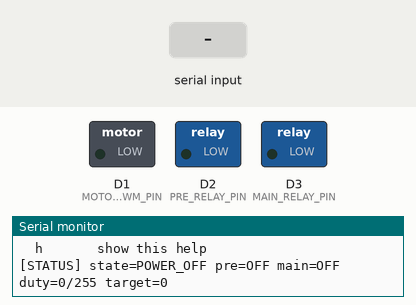
Simulated run of this sketch. Board: Seeed XIAO (SAMD21). Shown: switched loads named in the sketch (green lamp = pin HIGH), the last lines printed to the serial monitor. Inputs (shaded band) come from the test bench.

Above: at 1.2 s.
1.3 s: "s\n" received over Serial
At 2.2 s:
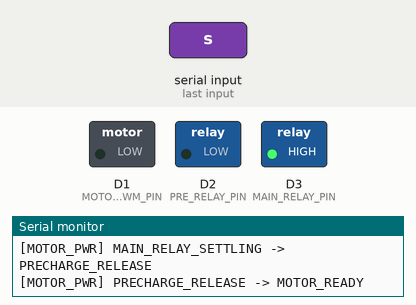
3.4 s: "+\n" received over Serial
At 4.5 s:
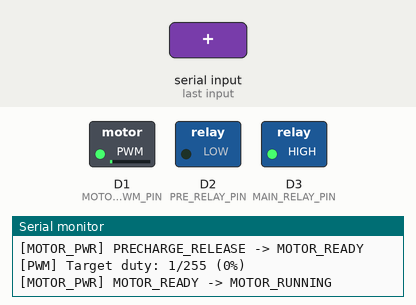
4.9 s: "x\n" received over Serial
At 6.5 s:
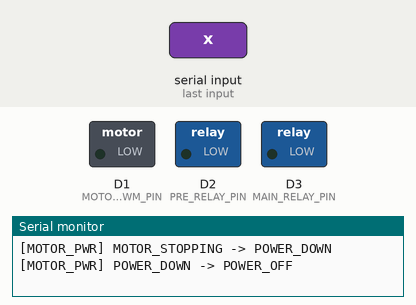
Timing chart, 0 to 8.0 s (numbered marks = the images above; inputs shaded):
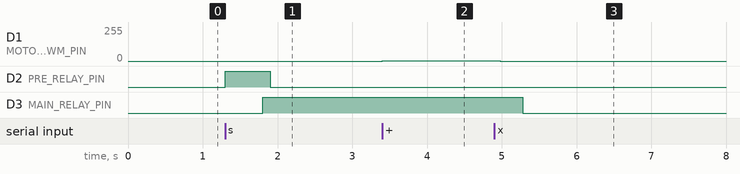

Measured:
- after the input at 1.3 s, D2 (PRE_RELAY_PIN): LOW → HIGH at once, → LOW 0.60 s later; D3 (MAIN_RELAY_PIN): LOW → HIGH after 0.50 s
- after the input at 3.4 s, D1 (MOTOR_PWM_PIN): 0/255 → 1/255 at once
- after the input at 4.9 s, D1 (MOTOR_PWM_PIN): 1/255 → 0/255 after 0.08 s; D3 (MAIN_RELAY_PIN): HIGH → LOW after 0.38 s

The sketch:

motor_pwm_test.ino
```cpp
// Moon Observe motor PWM bench test for Seeed Studio XIAO SAMD21.
// Serial Monitor: 115200 baud, Newline (or Both NL & CR).
// Commands: s=start power sequence, x=soft stop and power off,
//           p <0..255>=target PWM duty, +=increase 1, -=decrease 1,
//           ?=status, h=help.
// PWM uses the Arduino core's analogWrite frequency and 3.3 V logic.
// This sketch assumes HIGH-active PWM; verify the driver's input requirements.

#include "board_config.h"
#include <stdlib.h>
#include <string.h>

enum class MotorPowerState : uint8_t {
  POWER_OFF,
  PRECHARGING,
  MAIN_RELAY_SETTLING,
  PRECHARGE_RELEASE,
  MOTOR_READY,
  MOTOR_RUNNING,
  MOTOR_STOPPING,
  POWER_DOWN
};

// Explicit declarations keep Arduino's sketch preprocessor from placing
// prototypes using MotorPowerState before the enum definition.
const char* stateName(MotorPowerState state);
void enterPowerState(MotorPowerState nextState);

MotorPowerState powerState = MotorPowerState::POWER_OFF;
unsigned long stateStartedAt = 0;
unsigned long lastRampAt = 0;
unsigned long pwmZeroAt = 0;
bool pwmZeroAtValid = false;
uint8_t currentDuty = 0;
uint8_t targetDuty = 0;
bool preRelayOn = false;
bool mainRelayOn = false;

constexpr size_t COMMAND_BUFFER_SIZE = 32;
char commandBuffer[COMMAND_BUFFER_SIZE];
size_t commandLength = 0;
bool commandOverflow = false;
bool serialWasConnected = false;

bool pwmConfigured() {
  return MOTOR_PWM_PIN == D1 || MOTOR_PWM_PIN == D4 ||
         MOTOR_PWM_PIN == D5 || MOTOR_PWM_PIN == D6 ||
         MOTOR_PWM_PIN == D7 || MOTOR_PWM_PIN == D8 ||
         MOTOR_PWM_PIN == D9 || MOTOR_PWM_PIN == D10;
}

const char* stateName(MotorPowerState state) {
  switch (state) {
    case MotorPowerState::POWER_OFF: return "POWER_OFF";
    case MotorPowerState::PRECHARGING: return "PRECHARGING";
    case MotorPowerState::MAIN_RELAY_SETTLING: return "MAIN_RELAY_SETTLING";
    case MotorPowerState::PRECHARGE_RELEASE: return "PRECHARGE_RELEASE";
    case MotorPowerState::MOTOR_READY: return "MOTOR_READY";
    case MotorPowerState::MOTOR_RUNNING: return "MOTOR_RUNNING";
    case MotorPowerState::MOTOR_STOPPING: return "MOTOR_STOPPING";
    case MotorPowerState::POWER_DOWN: return "POWER_DOWN";
    default: return "INVALID";
  }
}

void setPreRelay(bool on) {
  digitalWrite(PRE_RELAY_PIN, on ? HIGH : LOW);
  preRelayOn = on;
}

void setMainRelay(bool on) {
  digitalWrite(MAIN_RELAY_PIN, on ? HIGH : LOW);
  mainRelayOn = on;
}

// The single PWM write path enforces the power-sequence interlock.
void setMotorPwm(uint8_t duty) {
  if (powerState != MotorPowerState::MOTOR_RUNNING &&
      powerState != MotorPowerState::MOTOR_STOPPING) {
    duty = 0;
  }
  currentDuty = duty;
  if (pwmConfigured()) {
    analogWrite(MOTOR_PWM_PIN, duty);
  }
}

void enterPowerState(MotorPowerState nextState) {
  const MotorPowerState previousState = powerState;

  switch (nextState) {
    case MotorPowerState::POWER_OFF:
    case MotorPowerState::POWER_DOWN:
      setMotorPwm(0);
      setPreRelay(false);
      setMainRelay(false);
      break;
    case MotorPowerState::PRECHARGING:
      setMotorPwm(0);
      setMainRelay(false);
      setPreRelay(true);
      break;
    case MotorPowerState::MAIN_RELAY_SETTLING:
      setMotorPwm(0);
      setPreRelay(true);
      setMainRelay(true);
      break;
    case MotorPowerState::PRECHARGE_RELEASE:
    case MotorPowerState::MOTOR_READY:
      setMotorPwm(0);
      setPreRelay(false);
      setMainRelay(true);
      break;
    case MotorPowerState::MOTOR_RUNNING:
    case MotorPowerState::MOTOR_STOPPING:
      // The main path must stay energized while PWM ramps.
      setPreRelay(false);
      setMainRelay(true);
      break;
    default:
      setMotorPwm(0);
      setPreRelay(false);
      setMainRelay(false);
      nextState = MotorPowerState::POWER_OFF;
      targetDuty = 0;
      break;
  }

  powerState = nextState;
  stateStartedAt = millis();
  if (nextState == MotorPowerState::MOTOR_READY) {
    lastRampAt = stateStartedAt - PWM_RAMP_INTERVAL_MS;
  }
  if (Serial) {
    Serial.print(F("[MOTOR_PWR] "));
    Serial.print(stateName(previousState));
    Serial.print(F(" -> "));
    Serial.println(stateName(powerState));
  }
}

void motorPowerInit() {
  // Load LOW into output latches before switching the pins to OUTPUT.
  if (pwmConfigured()) {
    digitalWrite(MOTOR_PWM_PIN, LOW);
    pinMode(MOTOR_PWM_PIN, OUTPUT);
    analogWriteResolution(8);
    analogWrite(MOTOR_PWM_PIN, 0);
  }
  digitalWrite(PRE_RELAY_PIN, LOW);
  digitalWrite(MAIN_RELAY_PIN, LOW);
  pinMode(PRE_RELAY_PIN, OUTPUT);
  pinMode(MAIN_RELAY_PIN, OUTPUT);
  preRelayOn = false;
  mainRelayOn = false;
  currentDuty = 0;
  targetDuty = 0;
  powerState = MotorPowerState::POWER_OFF;
  stateStartedAt = millis();
}

void motorPowerStart() {
  if (!pwmConfigured()) {
    Serial.println(F("[ERROR] Set MOTOR_PWM_PIN in board_config.h first."));
    return;
  }
  if (powerState == MotorPowerState::POWER_OFF) {
    enterPowerState(MotorPowerState::PRECHARGING);
  } else {
    Serial.println(F("[INFO] Already on or changing power state."));
  }
}

void motorPowerStop() {
  targetDuty = 0;
  if (powerState == MotorPowerState::POWER_OFF ||
      powerState == MotorPowerState::POWER_DOWN ||
      powerState == MotorPowerState::MOTOR_STOPPING) {
    return;
  }
  if (powerState == MotorPowerState::PRECHARGING ||
      powerState == MotorPowerState::MAIN_RELAY_SETTLING ||
      powerState == MotorPowerState::PRECHARGE_RELEASE) {
    enterPowerState(MotorPowerState::POWER_OFF);
    return;
  }
  const uint8_t stopFromDuty = currentDuty;
  enterPowerState(MotorPowerState::MOTOR_STOPPING);
  lastRampAt = millis();
  pwmZeroAtValid = false;
  Serial.print(F("[PWM] Gradual stop from duty "));
  Serial.println(stopFromDuty);
}

void setTargetDuty(uint8_t duty) {
  if (powerState == MotorPowerState::MOTOR_STOPPING ||
      powerState == MotorPowerState::POWER_DOWN) {
    Serial.println(F("[INFO] Stop in progress; wait for POWER_OFF."));
    return;
  }
  targetDuty = duty;
  Serial.print(F("[PWM] Target duty: "));
  Serial.print(targetDuty);
  Serial.print(F("/255 ("));
  Serial.print((100UL * targetDuty + 127) / 255);
  Serial.println(F("%)"));
  if (powerState == MotorPowerState::POWER_OFF) {
    Serial.println(F("[INFO] Send s to run the power sequence."));
  }
}

uint8_t approachDuty(uint8_t current, uint8_t target, uint8_t step) {
  if (current < target) {
    const uint16_t next = static_cast<uint16_t>(current) + step;
    return next < target ? static_cast<uint8_t>(next) : target;
  }
  if (current > target) {
    const int16_t next = static_cast<int16_t>(current) - step;
    return next > target ? static_cast<uint8_t>(next) : target;
  }
  return current;
}

void updateMotorRamp(unsigned long now) {
  if (now - lastRampAt < PWM_RAMP_INTERVAL_MS) return;
  lastRampAt = now;
  const bool stopping = powerState == MotorPowerState::MOTOR_STOPPING;
  const uint8_t requested = stopping ? 0 : targetDuty;
  const uint8_t step = stopping ? PWM_STOP_RAMP_STEP : PWM_RAMP_STEP;
  setMotorPwm(approachDuty(currentDuty, requested, step));
}

void motorPowerUpdate() {
  const unsigned long now = millis();
  const unsigned long elapsed = now - stateStartedAt;

  switch (powerState) {
    case MotorPowerState::POWER_OFF:
      break;
    case MotorPowerState::PRECHARGING:
      if (elapsed >= PRECHARGE_TIME_MS)
        enterPowerState(MotorPowerState::MAIN_RELAY_SETTLING);
      break;
    case MotorPowerState::MAIN_RELAY_SETTLING:
      if (elapsed >= MAIN_RELAY_SETTLE_MS)
        enterPowerState(MotorPowerState::PRECHARGE_RELEASE);
      break;
    case MotorPowerState::PRECHARGE_RELEASE:
      if (elapsed >= POST_PRECHARGE_OFF_MS)
        enterPowerState(MotorPowerState::MOTOR_READY);
      break;
    case MotorPowerState::MOTOR_READY:
      if (targetDuty > 0) {
        enterPowerState(MotorPowerState::MOTOR_RUNNING);
        updateMotorRamp(now);
      }
      break;
    case MotorPowerState::MOTOR_RUNNING:
      updateMotorRamp(now);
      if (currentDuty == 0 && targetDuty == 0)
        enterPowerState(MotorPowerState::MOTOR_READY);
      break;
    case MotorPowerState::MOTOR_STOPPING:
      updateMotorRamp(now);
      if (currentDuty == 0 && !pwmZeroAtValid) {
        pwmZeroAt = now;
        pwmZeroAtValid = true;
        if (Serial) {
          Serial.print(F("[PWM] Duty is 0; waiting "));
          Serial.print(MOTOR_STOP_SETTLE_MS);
          Serial.println(F(" ms before power off"));
        }
      }
      if (pwmZeroAtValid && now - pwmZeroAt >= MOTOR_STOP_SETTLE_MS)
        enterPowerState(MotorPowerState::POWER_DOWN);
      break;
    case MotorPowerState::POWER_DOWN:
      enterPowerState(MotorPowerState::POWER_OFF);
      break;
    default:
      enterPowerState(MotorPowerState::POWER_OFF);
      break;
  }
}

void printStatus() {
  Serial.print(F("[STATUS] state="));
  Serial.print(stateName(powerState));
  Serial.print(F(" pre="));
  Serial.print(preRelayOn ? F("ON") : F("OFF"));
  Serial.print(F(" main="));
  Serial.print(mainRelayOn ? F("ON") : F("OFF"));
  Serial.print(F(" duty="));
  Serial.print(currentDuty);
  Serial.print(F("/255 target="));
  Serial.println(targetDuty);
}

void printHelp() {
  Serial.println(F("Commands (send newline):"));
  Serial.println(F("  s       start pre-charge and power on"));
  Serial.println(F("  p N     set target duty N=0..255"));
  Serial.println(F("  + / -   change target by 5"));
  Serial.println(F("  x       slow ramp to 0, wait 300 ms, power off"));
  Serial.println(F("  ?       show state and duty"));
  Serial.println(F("  h       show this help"));
}

void handleCommand(char* line) {
  while (*line == ' ' || *line == '\t') ++line;
  char* end = line + strlen(line);
  while (end > line && (end[-1] == ' ' || end[-1] == '\t')) *--end = '\0';

  if (*line == '\0') return;
  if (strcmp(line, "s") == 0) {
    motorPowerStart();
  } else if (strcmp(line, "x") == 0) {
    motorPowerStop();
  } else if (strcmp(line, "?") == 0) {
    printStatus();
  } else if (strcmp(line, "h") == 0) {
    printHelp();
  } else if (strcmp(line, "+") == 0) {
    const uint16_t next = static_cast<uint16_t>(targetDuty) + PWM_ADJUST_STEP;
    setTargetDuty(next > 255 ? 255 : static_cast<uint8_t>(next));
  } else if (strcmp(line, "-") == 0) {
    setTargetDuty(targetDuty > PWM_ADJUST_STEP
                      ? targetDuty - PWM_ADJUST_STEP : 0);
  } else if (line[0] == 'p' && (line[1] == ' ' || line[1] == '\t')) {
    char* number = line + 1;
    while (*number == ' ' || *number == '\t') ++number;
    if (*number < '0' || *number > '9') {
      Serial.println(F("[ERROR] Use p N with N=0..255."));
      return;
    }
    char* afterNumber;
    const long parsed = strtol(number, &afterNumber, 10);
    while (*afterNumber == ' ' || *afterNumber == '\t') ++afterNumber;
    if (*afterNumber != '\0' || parsed > 255) {
      Serial.println(F("[ERROR] Use p N with N=0..255."));
      return;
    }
    setTargetDuty(static_cast<uint8_t>(parsed));
  } else {
    Serial.println(F("[ERROR] Unknown command. Send h for help."));
  }
}

void handleSerialCommands() {
  uint8_t bytesHandled = 0;
  while (Serial.available() > 0 && bytesHandled++ < 32) {
    const char c = static_cast<char>(Serial.read());
    if (c == '\r' || c == '\n') {
      if (commandOverflow) {
        Serial.println(F("[ERROR] Command too long."));
      } else if (commandLength > 0) {
        commandBuffer[commandLength] = '\0';
        handleCommand(commandBuffer);
      }
      commandLength = 0;
      commandOverflow = false;
    } else if (commandLength < COMMAND_BUFFER_SIZE - 1) {
      commandBuffer[commandLength++] = c;
    } else {
      commandOverflow = true;
    }
  }
}

void setup() {
  motorPowerInit();
  Serial.begin(115200);
}

void loop() {
  const bool serialConnected = static_cast<bool>(Serial);
  if (serialConnected && !serialWasConnected) {
    Serial.println(F("Moon Observe motor PWM test"));
    printHelp();
    printStatus();
  }
  serialWasConnected = serialConnected;
  handleSerialCommands();
  motorPowerUpdate();
}
```

board_config.h
```cpp
#pragma once

// XIAO SAMD21 wiring. Confirm these against the actual board before testing.
constexpr uint8_t PRE_RELAY_PIN = D2;
constexpr uint8_t MAIN_RELAY_PIN = D3;

// Set this to the XIAO pin connected to the motor driver's PWM input.
// -1 keeps both relays OFF until the wiring has been confirmed.
// Use a hardware PWM pin (D1 or D4-D10; D2/D3 are already used by relays).
#ifndef MOTOR_PWM_PIN
#define MOTOR_PWM_PIN D1
#endif

// All values below are in one place so bench testing can tune them.
constexpr unsigned long PRECHARGE_TIME_MS = 500;
constexpr unsigned long MAIN_RELAY_SETTLE_MS = 100;
constexpr unsigned long POST_PRECHARGE_OFF_MS = 100;
constexpr unsigned long MOTOR_STOP_SETTLE_MS = 300;
constexpr unsigned long PWM_RAMP_INTERVAL_MS = 80;
constexpr uint8_t PWM_RAMP_STEP = 1;
constexpr uint8_t PWM_STOP_RAMP_STEP = 1;
constexpr uint8_t PWM_ADJUST_STEP = 1;

static_assert(PWM_RAMP_STEP > 0 && PWM_STOP_RAMP_STEP > 0 &&
                  PWM_RAMP_INTERVAL_MS > 0,
              "PWM ramp must make progress");
```
